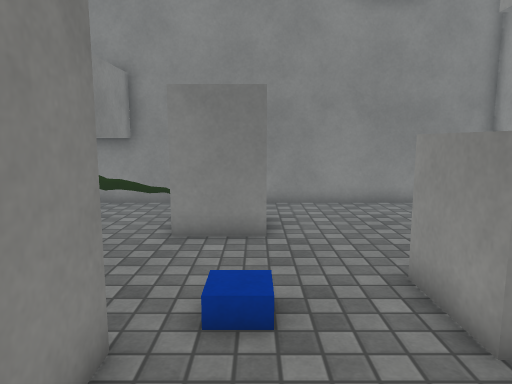
[1] (above)

16 first-person views from a walk through a Unity game level. The camera is 1.3 m above the floor, tilts 8° down and sees 70° across. The floor is counted in squares, 0.5 m on a side. Each view is taken from the middle of a square. On the plan, view 1 faces up. The plan holds only what a view shows up to about 20 squares ahead; the rest is blank. The place goes on beyond the plan. Surface patterns are stand-ins for the level's own textures.

[2]
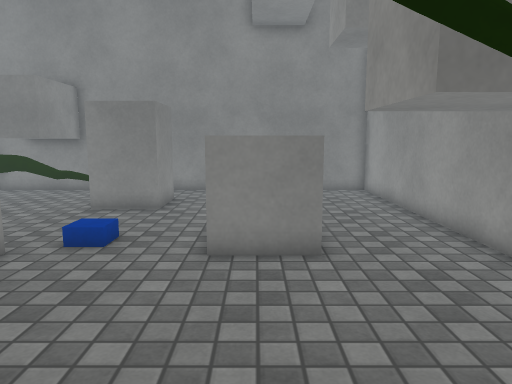

[3]
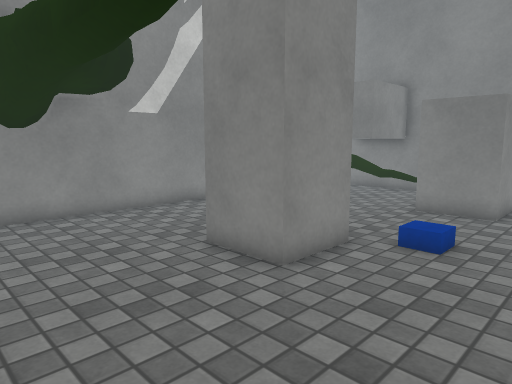

[4]
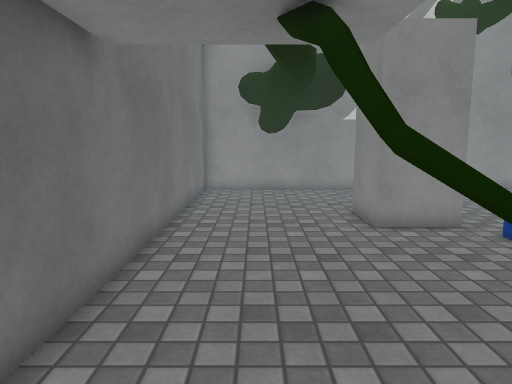

[5]
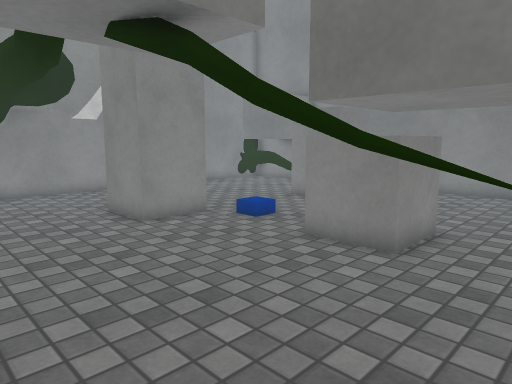

[6]
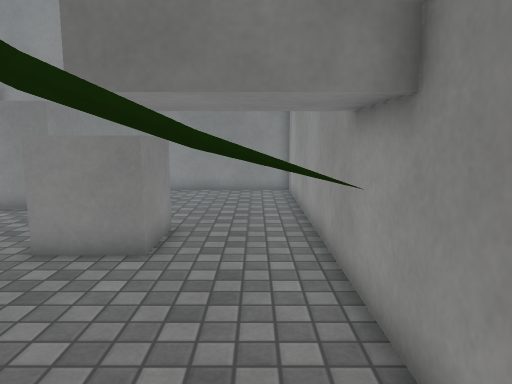

[7]
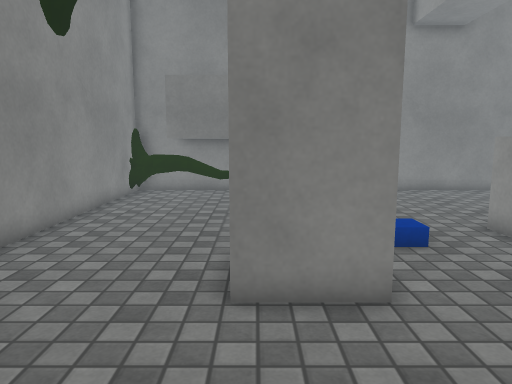

[8]
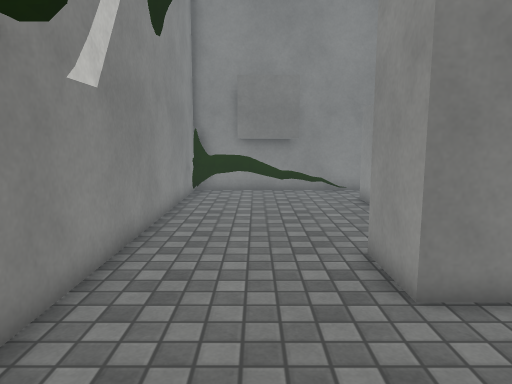

[9]
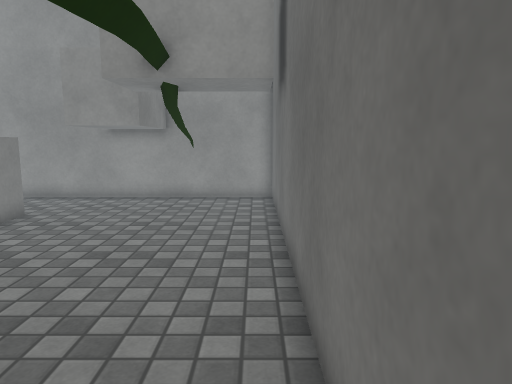

[10]
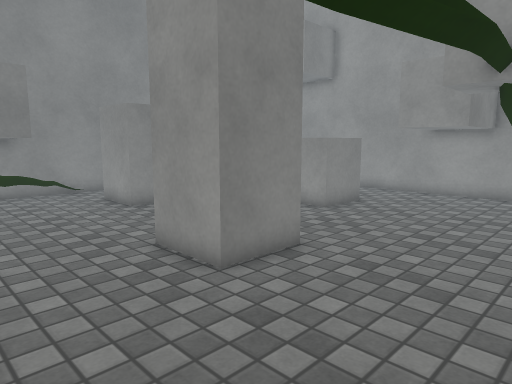

[11]
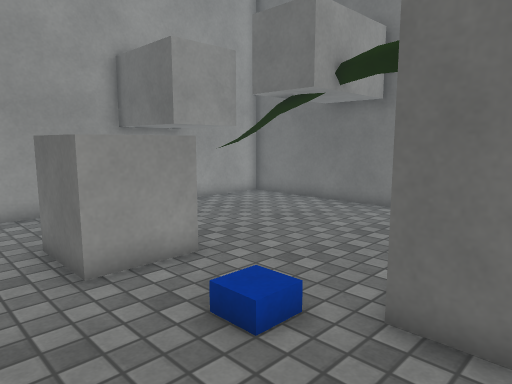

[12]
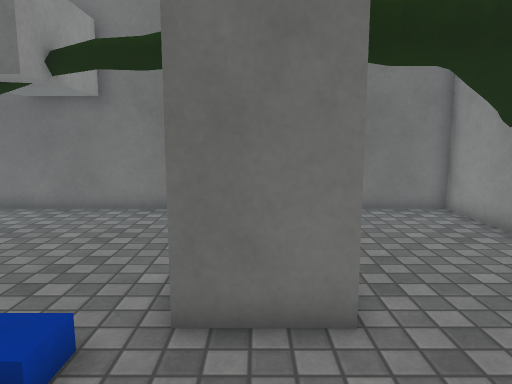

[13]
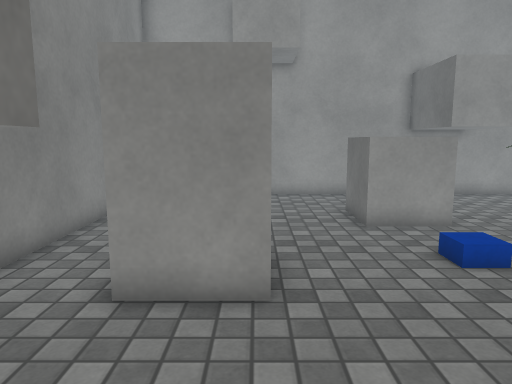

[14]
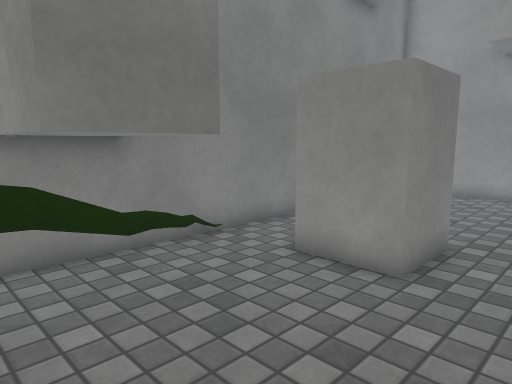

[15]
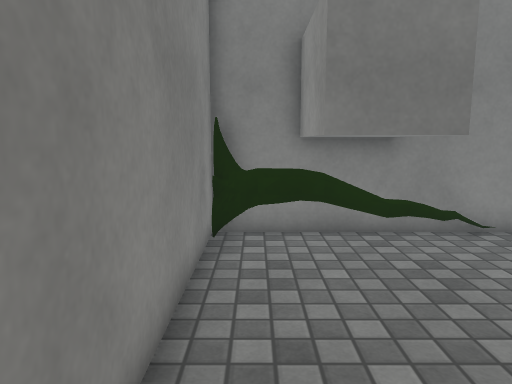

[16]
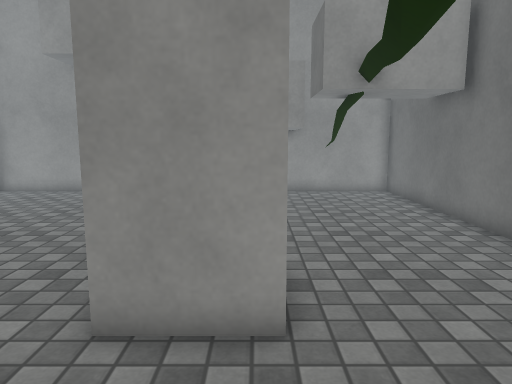

### Floor plan
Key: @ floor where view 1 was taken; # wall or solid block; . main floor; : floor 0.25 m higher than the main floor; B block; C cube; O other object.
Columns run from 10 left of view 1 to 10 right of it. Each row starts with its distance up from view 1.
 15 OOBBBB###############
 14 OOOBBB..............#
 13 O.BBBB..............#
 12 #.BBBB..B B.........#
 11 #.......B B.........#
 10 #.......BBB.........#
  9 #...................#
  8 #...................#
  7 #............CCC....#
  6 #............C C....#
  5 #.........:..C C....#
  4 #.....###....CCC....#
  3 #.....###........BBB#
  2 #.....###.......B...B
  1 #...............B...B
  0 #.........@.....BBBBB
 -1 O...............OOO##
 -2 O...................#
 -3 #...................#
 -4 #...................#
 -5 #####################

Where each view was taken, in squares from view 1:
view 1: 0 up, 0 right, facing up
view 2: 4 down, 4 right, facing up
view 3: 4 down, 3 right, facing up-left
view 4: 2 down, 9 right, facing left
view 5: 4 down, 9 right, facing up-left
view 6: 4 down, 8 right, facing up
view 7: 4 down, 4 left, facing up
view 8: 4 down, 7 left, facing up
view 9: 4 down, 7 left, facing right
view 10: 4 down, 9 left, facing up-right
view 11: 9 up, 4 left, facing down-right
view 12: 9 up, 3 left, facing down
view 13: 10 up, 8 left, facing right
view 14: 7 up, 9 left, facing up-right
view 15: 5 up, 9 left, facing up
view 16: 2 up, 9 left, facing right
